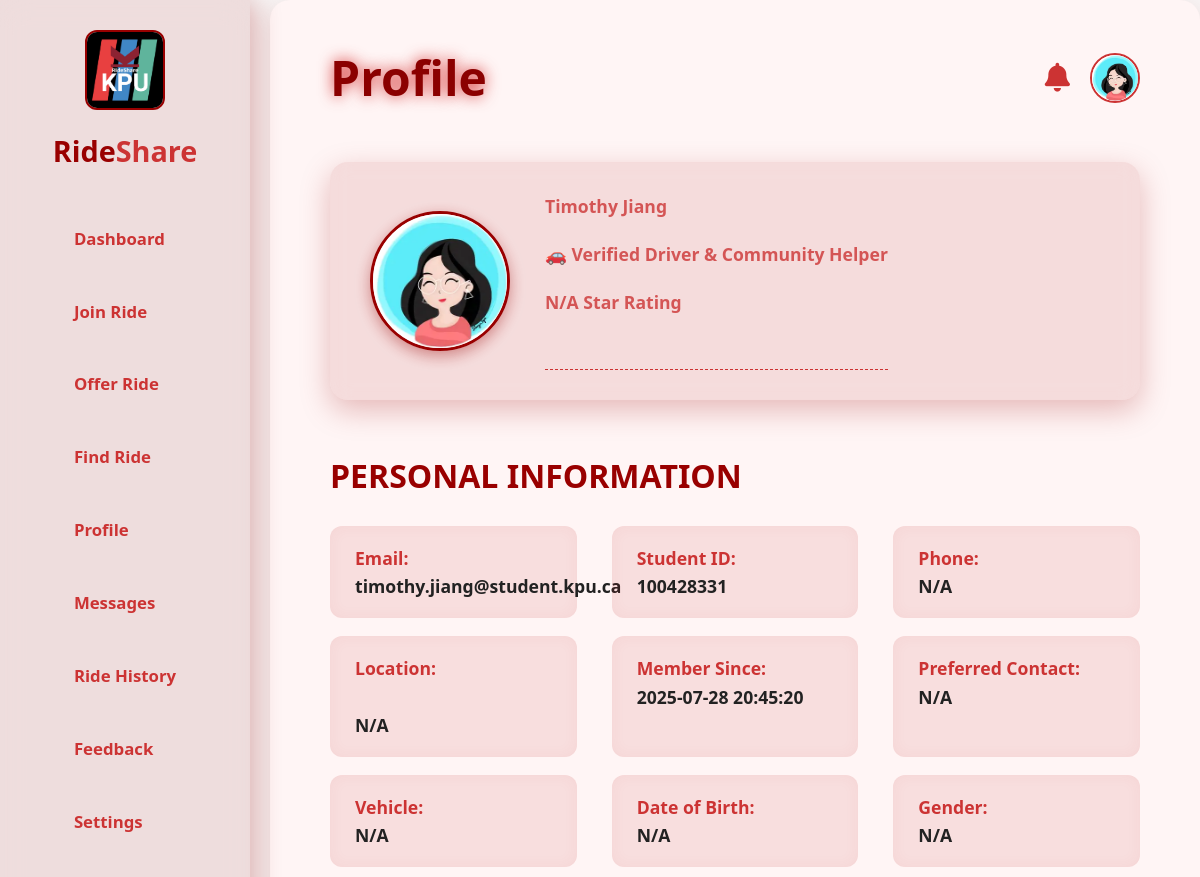
/Main/profile.php (signed in, upper part), run on an earlier commit of the app's database.
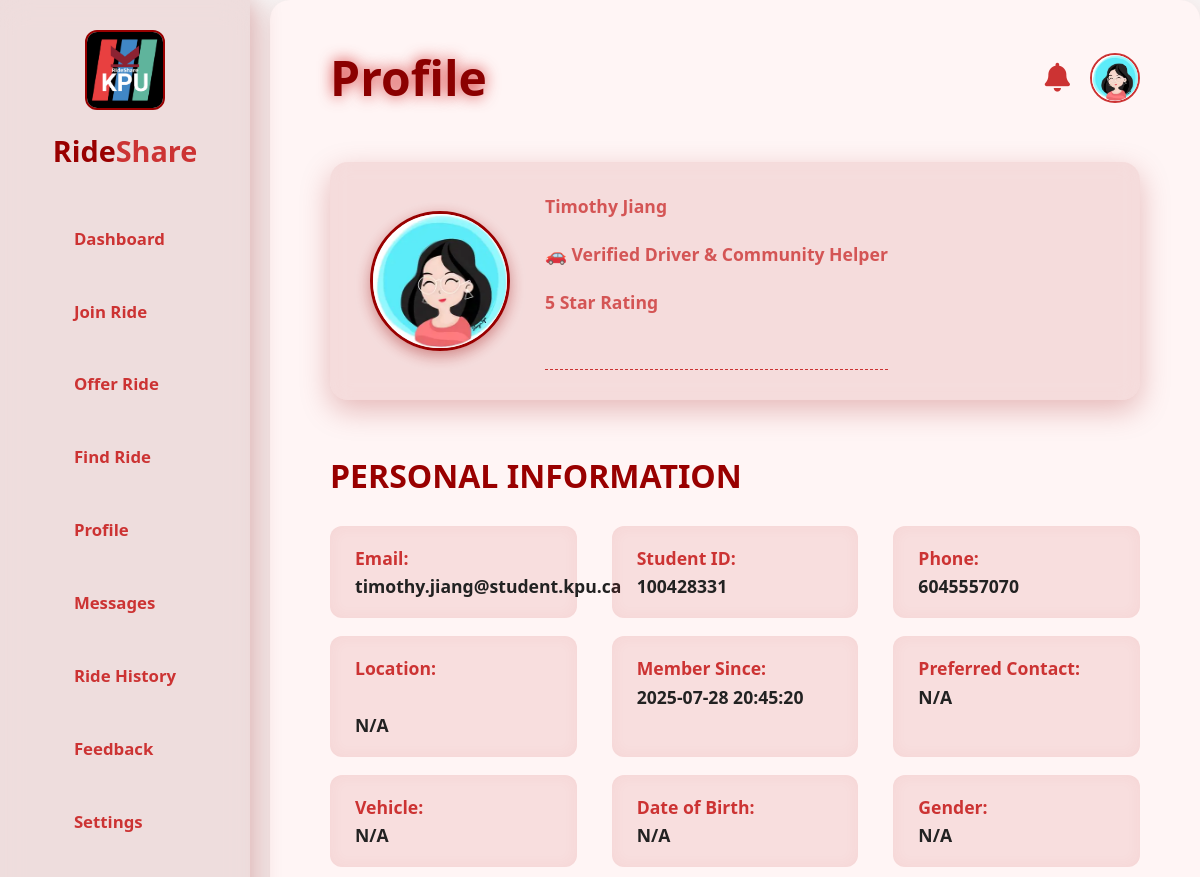
And on a later commit of the database.
### tables this page shows
CREATE TABLE PHONE (
    userID INTEGER,
    phoneNumber TEXT,
    phoneType TEXT DEFAULT 'MOBILE',

    PRIMARY KEY (userID, phoneNumber),
    FOREIGN KEY (userID) REFERENCES USER(userID) ON DELETE CASCADE,

    CHECK (phoneType IN ('MOBILE', 'HOME', 'WORK'))
);

### Main/profile.php (the view, shortened to what this page needs)
<?php
include '../PHP/db.php';
  $stmt = $conn->prepare("SELECT userID, studentID, firstName, lastName, email, userType, licenseNumber, street, city, postalCode, preferences, dateJoined, isActive, averageRating, createdAt, updatedAt, userPassword
  FROM USER WHERE userID = :userID");
    $stmt->execute([':userID' => $_SESSION['userID']]);
    $user = $stmt->fetch(PDO::FETCH_ASSOC);
  $stmt2 = $conn->prepare("SELECT phoneNumber
  FROM PHONE WHERE userID = :userID");
    $stmt2->execute([':userID' => $_SESSION['userID']]);
    $user2 = $stmt2->fetch(PDO::FETCH_ASSOC);
    $stmt3 = $conn->prepare("SELECT AVG(rating) AS totalrating FROM RATE WHERE driverID = :userID");
    $stmt3->execute([':userID' => $_SESSION['userID']]);
    $avg = $stmt3->fetch(PDO::FETCH_ASSOC);
    $stmtProfile = $conn->prepare("
    SELECT location, contactMethod, vehicle, dob, gender, linkedin, emergencyName, emergencyPhone, favoriteMusic, carpoolPrefs, bio
    FROM PROFILE
    WHERE userID = :userID
    ");
    $stmtProfile->execute([':userID' => $_SESSION['userID']]);
    $profile = $stmtProfile->fetch(PDO::FETCH_ASSOC);
    $studentID      = $user['studentID']?? 'N/A';
    $firstName      = $user['firstName']?? 'N/A';
    $lastName       = $user['lastName']?? 'N/A';
    $phoneNumber    = $user2['phoneNumber']?? 'N/A';
    $email          = $user['email']?? 'N/A';
    $createdAt      = $user['createdAt']?? 'N/A';
    $rating         = $avg['totalrating']?? 'N/A';
    $location       = $profile['location'] ?? 'N/A';
    $contactMethod  = $profile['contactMethod'] ?? 'N/A';
    $vehicle        = $profile['vehicle'] ?? 'N/A';
    $dob            = $profile['dob'] ?? 'N/A';
    $gender         = $profile['gender'] ?? 'N/A';
?>
<!DOCTYPE html>
<html lang="en">
<head>
  <link rel="stylesheet" href="../CSS/profile.css" />
</head>
<body>
  <aside class="sidebar">
    <div class="logo-container">
      <img src="../images/kpu.jpg" class="logo-img" alt="Logo" />
      <h2>Ride<span>Share</span></h2>
    </div>
    <nav>
      <ul>
       <li><a href="dashboard.php"aria-label="Dashboard">Dashboard</a></li>
        <li><a href="join.php" aria-label="Join Ride">Join Ride</a></li>
        <li><a href="offer.php" aria-label="Offer Ride">Offer Ride</a></li>
        <li><a href="find.php" aria-label="Find Ride">Find Ride</a></li>
        <li><a href="profile.php" aria-label="Profile">Profile</a></li>
        <li><a href="messages.php" aria-label="Messages">Messages</a></li>
        <li><a href="ride history.php" aria-label="Ride History">Ride History</a></li>
        <li><a href="feedback.php" aria-label="User Feedback">Feedback</a></li>
        <li><a href="settings.php"aria-label="Settings">Settings</a></li>
        <li><a href="logout.php" aria-label="Logout">Logout</a></li>
      </ul>
    </nav>
  </aside>
  <main class="main-content">
    <header class="header">
      <h1>Profile <span class="user-name"></span></h1>
      <div class="header-actions">
        <button class="btn-notify" title="Notifications"><i class="fas fa-bell"></i></button>
        <img src="../images/a.jpg" class="user-avatar" alt="User Avatar" />
      </div>
    </header>
    <section class="profile-card">
      <img src="../images/a.jpg" alt="User Avatar" class="profile-img" id="profileImage" title="Click to change profile picture" />
      <div class="profile-details">
        <p class="profile-role"><?php echo htmlspecialchars($firstName); ?> <?php echo htmlspecialchars($lastName); ?></p>
        <p class="profile-role">🚗 Verified Driver & Community Helper</p>
        <p class="profile-role"><?php echo htmlspecialchars($rating); ?> Star Rating</p>
        <p class="profile-bio" contenteditable="true" id="editableBio" aria-label="User biography"></p>
      </div>
    </section>
    <section class="profile-info">
      <h2>Personal Information</h2>
      <div class="info-grid">
        <div class="info-item"><strong>Email:</strong> <?php echo htmlspecialchars($email); ?></div>
        <div class="info-item"><strong>Student ID:</strong> <br> <?php echo htmlspecialchars($studentID); ?></div>
        <div class="info-item"><strong>Phone:</strong><br> <?php echo htmlspecialchars($phoneNumber); ?></span></div>
        <div class="info-item"><strong>Location:</strong><br><br> <?php echo htmlspecialchars($location); ?> </div>
        <div class="info-item"><strong>Member Since:</strong><br><?php echo htmlspecialchars($createdAt); ?></div>
        <div class="info-item"><strong>Preferred Contact:</strong><br> <?php echo htmlspecialchars($contactMethod); ?></div>
        <div class="info-item"><strong>Vehicle:</strong><br> <?php echo htmlspecialchars($vehicle); ?></div>
        <div class="info-item"><strong>Date of Birth:</strong><br> <?php echo htmlspecialchars($dob); ?></div>
        <div class="info-item"><strong>Gender:</strong><br> <?php echo htmlspecialchars($gender); ?></div>
      </div>
    </section>
  </main>
</body>
</html>

What changed in the data, as far as the page shows it:
removed phone: phoneNumber "N/A"
added phone: phoneNumber "6045557070"
Also different on the page:
$rating: "N/A" → "5"
